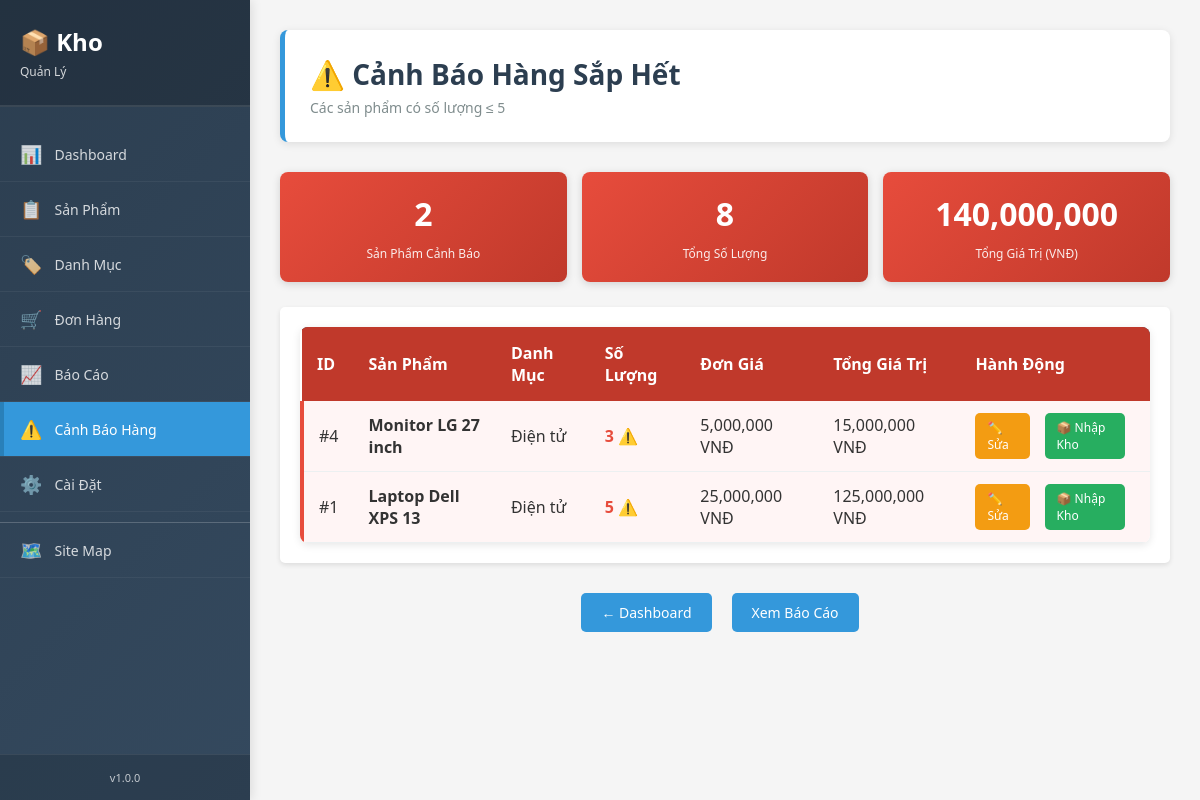
/pages/low_stock.php, run on the app's committed database.
### tables this page shows
CREATE TABLE IF NOT EXISTS products (
    id INT AUTO_INCREMENT PRIMARY KEY,
    name VARCHAR(255) NOT NULL,
    category VARCHAR(100) NOT NULL,
    quantity INT NOT NULL DEFAULT 0,
    unit_price DECIMAL(10, 2) NOT NULL,
    description TEXT,
    created_at TIMESTAMP DEFAULT CURRENT_TIMESTAMP,
    updated_at TIMESTAMP DEFAULT CURRENT_TIMESTAMP ON UPDATE CURRENT_TIMESTAMP
);

### pages/low_stock.php (the view, shortened to what this page needs)
<?php
include '../config/db.php';
include '../includes/header.php';
$low_stock_sql = "SELECT * FROM products WHERE quantity <= 5 ORDER BY quantity ASC";
$low_stock_result = $conn->query($low_stock_sql);
$stats_sql = "SELECT COUNT(*) as count, SUM(quantity) as qty, SUM(quantity * unit_price) as value FROM products WHERE quantity <= 5";
$stats = $conn->query($stats_sql)->fetch_assoc();
?>
<div class="page-header">
    <h1>⚠️ Cảnh Báo Hàng Sắp Hết</h1>
    <p>Các sản phẩm có số lượng ≤ 5</p>
</div>
<div class="alert-stats">
    <div class="alert-stat">
        <div class="alert-stat-value"><?php echo $stats['count']; ?></div>
        <div class="alert-stat-label">Sản Phẩm Cảnh Báo</div>
    </div>
    <div class="alert-stat">
        <div class="alert-stat-value"><?php echo $stats['qty']; ?></div>
        <div class="alert-stat-label">Tổng Số Lượng</div>
    </div>
    <div class="alert-stat">
        <div class="alert-stat-value"><?php echo number_format($stats['value'], 0); ?></div>
        <div class="alert-stat-label">Tổng Giá Trị (VNĐ)</div>
    </div>
</div>
<div class="table-container">
    <?php if ($low_stock_result->num_rows > 0): ?>
        <table class="alert-table">
            <thead>
                <tr>
                    <th>ID</th>
                    <th>Sản Phẩm</th>
                    <th>Danh Mục</th>
                    <th>Số Lượng</th>
                    <th>Đơn Giá</th>
                    <th>Tổng Giá Trị</th>
                    <th>Hành Động</th>
                </tr>
            </thead>
            <tbody>
                <?php while ($row = $low_stock_result->fetch_assoc()): ?>
                    <tr class="low-stock-row">
                        <td>#<?php echo $row['id']; ?></td>
                        <td><strong><?php echo htmlspecialchars($row['name']); ?></strong></td>
                        <td><?php echo htmlspecialchars($row['category']); ?></td>
                        <td class="quantity-alert">
                            <strong><?php echo $row['quantity']; ?> ⚠️</strong>
                        </td>
                        <td><?php echo number_format($row['unit_price'], 0); ?> VNĐ</td>
                        <td><?php echo number_format($row['quantity'] * $row['unit_price'], 0); ?> VNĐ</td>
                        <td>
                            <div class="action-buttons">
                                <a href="edit_product.php?id=<?php echo $row['id']; ?>" class="btn btn-warning">✏️ Sửa</a>
                                <a href="add_product.php?restock=<?php echo $row['id']; ?>" class="btn btn-success">📦 Nhập Kho</a>
                            </div>
                        </td>
                    </tr>
                <?php endwhile; ?>
            </tbody>
        </table>
    <?php endif; ?>
</div>
<div class="alert-actions">
    <a href="dashboard.php" class="btn">← Dashboard</a>
    <a href="reports.php" class="btn">Xem Báo Cáo</a>
</div>
<?php include '../includes/footer.php'; ?>

### css/style.css (style rules this page uses)
* { margin: 0; padding: 0; box-sizing: border-box; }
body { font-family: 'Segoe UI', Tahoma, Geneva, Verdana, sans-serif; background-color: #f5f5f5; color: #333; }
.btn { display: inline-block; padding: 10px 20px; margin-right: 10px; background-color: #3498db; color: white; text-decoration: none; border-radius: 5px; border: none; cursor: pointer; font-size: 14px; transition: background-color 0.3s; }
.btn-success { background-color: #27ae60; }
.btn-warning { background-color: #f39c12; }
.table-container { background-color: white; padding: 20px; border-radius: 5px; box-shadow: 0 2px 5px rgba(0,0,0,0.1); overflow-x: auto; }
table { width: 100%; border-collapse: collapse; }
thead { background-color: #34495e; color: white; }
th { padding: 15px; text-align: left; font-weight: 600; }
td { padding: 12px 15px; border-bottom: 1px solid #ecf0f1; }
.action-buttons { display: flex; gap: 5px; }
.action-buttons a { padding: 6px 12px; font-size: 12px; text-decoration: none; }
.page-header { background-color: white; padding: 25px; border-radius: 8px; margin-bottom: 30px; box-shadow: 0 2px 8px rgba(0,0,0,0.1); border-left: 5px solid #3498db; }
.page-header h1 { font-size: 28px; color: #2c3e50; margin-bottom: 5px; }
.page-header p { color: #7f8c8d; font-size: 14px; }
.alert-stats { display: grid; grid-template-columns: repeat(auto-fit, minmax(150px, 1fr)); gap: 15px; margin-bottom: 25px; }
.alert-stat { background: linear-gradient(135deg, #e74c3c, #c0392b); color: white; padding: 20px; border-radius: 8px; text-align: center; box-shadow: 0 2px 8px rgba(0,0,0,0.15); }
.alert-stat-value { font-size: 32px; font-weight: bold; margin-bottom: 10px; }
.alert-stat-label { font-size: 12px; opacity: 0.9; }
.alert-table { width: 100%; border-collapse: collapse; background: white; border-radius: 8px; overflow: hidden; box-shadow: 0 2px 8px rgba(0,0,0,0.1); }
.alert-table th { background-color: #c0392b; color: white; padding: 15px; text-align: left; }
.alert-table td { padding: 12px 15px; border-bottom: 1px solid #ecf0f1; }
.low-stock-row { background-color: #fff5f5; border-left: 4px solid #e74c3c; }
.quantity-alert { color: #e74c3c; font-weight: bold; }
.dashboard-actions, .report-actions, .alert-actions, .category-actions { margin-top: 30px; display: flex; gap: 10px; justify-content: center; flex-wrap: wrap; }

### data on the page
products: id "4", name "Monitor LG 27 inch", category "Điện tử", quantity "3", unit_price "5,000,000", $row['quantity'] * $row['unit_price'] "15,000,000"
products: id "1", name "Laptop Dell XPS 13", category "Điện tử", quantity "5", unit_price "25,000,000", $row['quantity'] * $row['unit_price'] "125,000,000"

### other printed values
$stats['count'] "2"
$stats['qty'] "8"
$stats['value'] "140,000,000"
